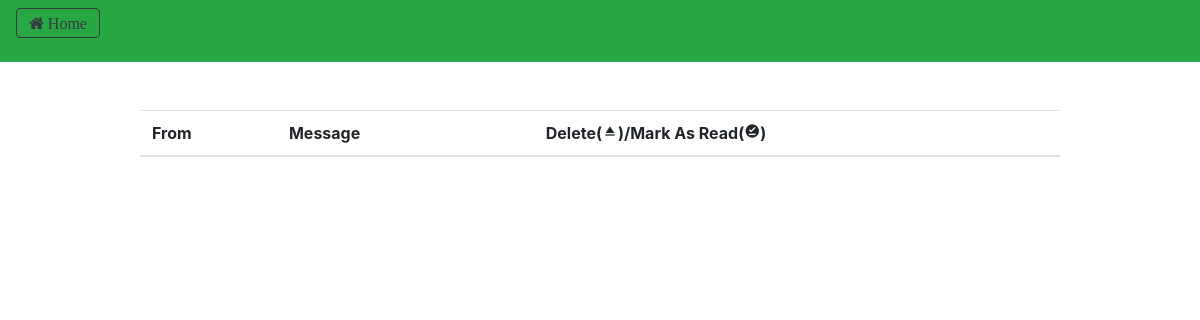
Before: /users/messages/ (signed in) with the older database file.
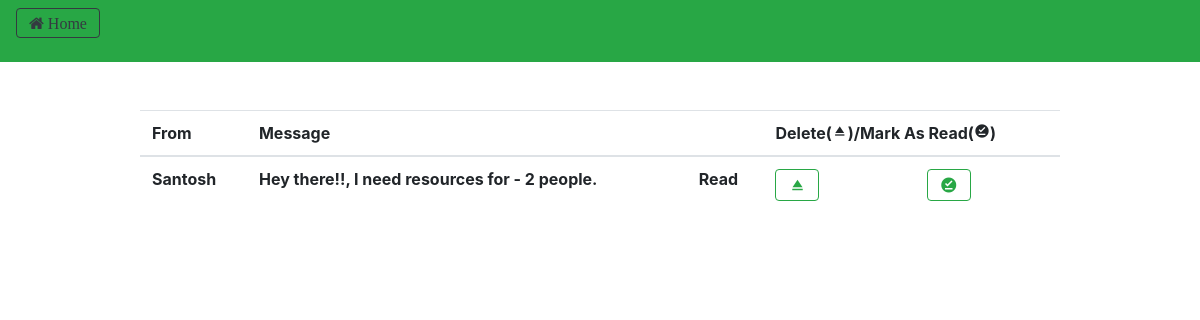
After: the same page with the newer database file.
### customUser/models.py (models this page shows, shortened)
class Messages(models.Model):
    sender = models.ForeignKey(CustomUser, on_delete = models.CASCADE, related_name = 'senders')
    reciever = models.ForeignKey(CustomUser, on_delete = models.CASCADE, related_name = 'recievers')
    message = models.CharField(max_length = 150)
    read_unread = models.BooleanField(default = "False") # FALSE - UNREAD

class CustomUser(AbstractUser):
    pin_code = models.IntegerField(null = True)
    contact_no = models.IntegerField(null = True)
    resources = models.IntegerField(null = True) # no. of persons avability/requirement
    locality = models.CharField(max_length = 100)
    city = models.CharField(max_length = 50)
    """CHOICES=[('0','Donor'),
                     ('1','Reciever')]"""
    user_type = models.IntegerField(null = True) # 0 - Donor 1 - Reciever
    email = models.EmailField(unique=True)

### customUser/views.py (the view)
# urls.py: path('messages/', views.seeNotifications, name = 'notification'),
@login_required(login_url = '/users/login')
def seeNotifications(request):
	message = Messages.objects.filter(reciever = request.user)
	context = { 'messages' : message }
	return render(request, 'notification.html', context)

### templates/notification.html (shortened to what this page needs)
{% extends 'base_with_home.html' %}
{% load crispy_forms_tags %}
{% block navigation %}
	<form method = "post" action = "{% url 'homePage' %}">
		<button class="btn btn-outline-dark"><i class="fa fa-home"> Home</i></button>
	</form>
{% endblock %}
{% block content %}
	<table class = "table">
			<thead>
				<tr>
 					<th scope="col">  From  </th>
					<th scope="col"> Message </th>
					<th scope = "col"></th>
					<th scope="col"> Delete(<i class="material-icons" style="font-size:16px">eject</i>)/Mark As Read(<i class="material-icons" style="font-size:16px">offline_pin</i>) </th>
				</tr>
			</thead>
			<tbody>
		{% for i in messages %}
			<tr>
				<th scope="row">{{ i.sender.username }}</th>
				<th scope="row"> {{ i.message }}</th>
				<th scope = "row">
					{% if i.read_unread == False %}
						Unread
						{%else%}
						Read
						{%endif%}
				</th>
				<th scope = "row">
					<div class = "row">
					<div class = "col">
					<form method = "post" action="{% url 'deleteNotification' i.pk %}"> {%csrf_token%}
						<button class = "btn btn-outline-success"><i class="material-icons" style="font-size:18px">eject</i></button>
					</form>
				</div>
				<div class = "col">
					<form method = "post" action="{% url 'readMessage' i.pk %}">{%csrf_token%}
						<button class = "btn btn-outline-success"><i class="material-icons" style="font-size:18px">offline_pin</i></button>
					</form>
				</div>
			</div>
				</th>
			</tr>
		{% endfor %}
{% endblock %}

### templates/base_with_home.html (shortened to what this page needs)
<head>
    <link rel="stylesheet" href="https://stackpath.bootstrapcdn.com/bootstrap/4.1.3/css/bootstrap.min.css">
    <link rel="stylesheet" href="https://cdnjs.cloudflare.com/ajax/libs/font-awesome/4.7.0/css/font-awesome.min.css">
</head>
<body>
<nav class="navbar navbar-expand-lg navbar-light bg-success">
  {% block navigation %}
  {% endblock %}
</nav>
<br>
<div class="container">
      <div class="row justify-content-center">
        <div class="col-10">
          <br class="mt-4 mb-4">
          {% block content %}
          {% endblock %}
        </div>
      </div>
    </div>
</body>

Changed rows visible on the page:
added Messages: sender.username "Santosh", message "Hey there!!, I need resources for - 2 people.", read_unread "Read"
